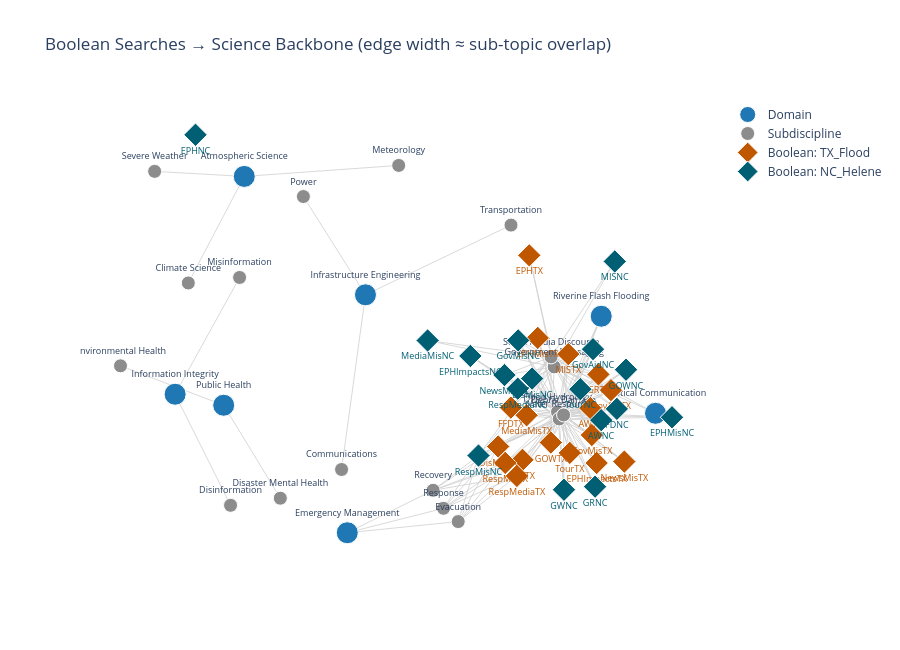

Notebook cell for this chart:
### Markdown cell above
### 5.2 Network visualization — domains, subdisciplines, and boolean searches

Nodes: science domains (blue), subdisciplines (gray), and boolean searches (colored by event). Edges connect each boolean search to the science backbone nodes its sub-topics map to, with edge width proportional to how many sub-topics land on that node. Hover to see details; the figure renders inline and is also saved to `OUTPUT_DIR` as an HTML file.

### Code cell
def _node_subs(node):
    """Extract subdisciplines list from a backbone node, handling either shape."""
    if not isinstance(node, dict):
        return ["General"]
    return node.get("subdisciplines") or node.get("subs") or ["General"]

def build_network(subtopics_df, backbone):
    G = nx.Graph()
    # Add backbone nodes
    for domain, node in backbone.items():
        G.add_node(domain, kind="domain")
        for sub in _node_subs(node):
            G.add_node(sub, kind="subdiscipline")
            G.add_edge(domain, sub, weight=1)
    # Add boolean-search nodes and connect to subdisciplines via sub-topic mappings
    for bs_name, grp in subtopics_df.groupby("boolean_search"):
        event = grp["event"].iloc[0]
        G.add_node(bs_name, kind="boolean", event=event)
        for _, row in grp.iterrows():
            for domain, sub, score in row["backbone_mapping"]:
                if sub in G:
                    w = G[bs_name].get(sub, {}).get("weight", 0) + score
                    G.add_edge(bs_name, sub, weight=w)
    return G

G = build_network(subtopics_df, SCIENCE_BACKBONE)
pos = nx.spring_layout(G, seed=42, k=0.8, iterations=100)

EVENT_COLORS = {"TX_Flood": "#BF5700", "NC_Helene": "#005f73", "LA_Fires": "#c1121f", "Multi": "#6a4c93"}
KIND_COLORS  = {"domain": "#1f77b4", "subdiscipline": "#8c8c8c"}

edge_x, edge_y = [], []
for u, v in G.edges():
    edge_x += [pos[u][0], pos[v][0], None]
    edge_y += [pos[u][1], pos[v][1], None]

traces = [go.Scatter(x=edge_x, y=edge_y, mode="lines",
                     line=dict(color="#d0d0d0", width=0.8), hoverinfo="none", showlegend=False)]

for kind in ["domain", "subdiscipline"]:
    nodes = [n for n, d in G.nodes(data=True) if d.get("kind") == kind]
    traces.append(go.Scatter(
        x=[pos[n][0] for n in nodes], y=[pos[n][1] for n in nodes], mode="markers+text",
        marker=dict(size=22 if kind=="domain" else 14, color=KIND_COLORS[kind], line=dict(color="white", width=1)),
        text=nodes, textposition="top center", textfont=dict(size=9),
        hoverinfo="text", name=kind.capitalize()))

for event, color in EVENT_COLORS.items():
    nodes = [n for n, d in G.nodes(data=True) if d.get("kind")=="boolean" and d.get("event")==event]
    if not nodes: continue
    traces.append(go.Scatter(
        x=[pos[n][0] for n in nodes], y=[pos[n][1] for n in nodes], mode="markers+text",
        marker=dict(size=18, color=color, symbol="diamond", line=dict(color="white", width=1)),
        text=nodes, textposition="bottom center", textfont=dict(size=9, color=color),
        hoverinfo="text", name=f"Boolean: {event}"))

fig_network = go.Figure(traces, layout=go.Layout(
    title="Boolean Searches → Science Backbone (edge width ≈ sub-topic overlap)",
    showlegend=True, hovermode="closest", height=650,
    xaxis=dict(showgrid=False, zeroline=False, showticklabels=False),
    yaxis=dict(showgrid=False, zeroline=False, showticklabels=False),
    plot_bgcolor="white"))
fig_network.write_html(str(OUTPUT_DIR / "network_boolean_backbone.html"), include_plotlyjs="cdn")
fig_network.show()
print(f"✓ Saved: {OUTPUT_DIR / 'network_boolean_backbone.html'}")

### Figure 1 — Plotly figure (JSON) as saved in the notebook; plotly's stock layout.template omitted (floating-point values rounded to 4 significant figures; data arrays with more than 128 entries replaced by an {"elided": "..."} marker saying what was removed)
{"data": [{"hoverinfo": "none", "line": {"color": "#d0d0d0", "width": 0.8}, "mode": "lines", "showlegend": false, "type": "scatter", "x": {"elided": "477 float values"}, "y": {"elided": "477 float values"}}, {"hoverinfo": "text", "marker": {"color": "#1f77b4", "line": {"color": "white", "width": 1}, "size": 22}, "mode": "markers+text", "name": "Domain", "text": ["Atmospheric Science", "Riverine Flash Flooding", "Emergency Management", "Public Health", "Infrastructure Engineering", "Political Communication", "Information Integrity"], "textfont": {"size": 9}, "textposition": "top center", "type": "scatter", "x": [-0.6515, 0.3539, -0.3613, -0.7094, -0.3101, 0.5068, -0.8461], "y": [0.588, 0.1896, -0.4272, -0.06397, 0.2506, -0.08696, -0.03255]}, {"hoverinfo": "text", "marker": {"color": "#8c8c8c", "line": {"color": "white", "width": 1}, "size": 14}, "mode": "markers+text", "name": "Subdiscipline", "text": ["Meteorology", "Climate Science", "Severe Weather", "Flood Hydrology", "Water Resources", "Debris Damage", "Response", "Evacuation", "Recovery", "Environmental Health", "Disaster Mental Health", "Power", "Transportation", "Communications", "Government Messaging", "Social Media Discourse", "Misinformation", "Disinformation"], "textfont": {"size": 9}, "textposition": "top center", "type": "scatter", "x": [-0.2165, -0.809, -0.9038, 0.2308, 0.2356, 0.2479, -0.09026, -0.04882, -0.1195, -1, -0.5499, -0.4849, 0.09979, -0.3774, 0.2215, 0.2127, -0.6646, -0.69], "y": [0.6193, 0.2844, 0.6024, -0.08275, -0.103, -0.0916, -0.3576, -0.3954, -0.3062, 0.04839, -0.3288, 0.5307, 0.4492, -0.247, 0.0454, 0.0737, 0.3001, -0.349]}, {"hoverinfo": "text", "marker": {"color": "#BF5700", "line": {"color": "white", "width": 1}, "size": 18, "symbol": "diamond"}, "mode": "markers+text", "name": "Boolean: TX_Flood", "text": ["AWTX", "DisMisTX", "EPHImpactsTX", "EPHMisTX", "EPHTX", "FFDTX", "GOWTX", "GRTX", "GWTX", "GovAidTX", "GovMisTX", "MISTX", "MediaMisTX", "NewsMisTX", "RespMediaTX", "RespMisTX", "TourTX"], "textfont": {"color": "#BF5700", "size": 9}, "textposition": "bottom center", "type": "scatter", "x": [0.3234, 0.06373, 0.341, 0.1752, 0.1512, 0.09941, 0.212, 0.3461, 0.1322, 0.3813, 0.3275, 0.2611, 0.1438, 0.419, 0.1163, 0.08347, 0.2654], "y": [-0.07221, -0.1815, -0.2284, 0.1279, 0.3631, -0.07069, -0.1701, 0.02397, -0.2195, -0.02092, -0.1488, 0.0818, -0.09262, -0.2245, -0.2653, -0.2282, -0.1998]}, {"hoverinfo": "text", "marker": {"color": "#005f73", "line": {"color": "white", "width": 1}, "size": 18, "symbol": "diamond"}, "mode": "markers+text", "name": "Boolean: NC_Helene", "text": ["AWNC", "DisMisNC", "EPHImpactsNC", "EPHMisNC", "EPHNC", "FDNC", "GOWNC", "GRNC", "GWNC", "GovAidNC", "GovMisNC", "MISNC", "MediaMisNC", "NewsMisNC", "RespMediaNC", "RespMisNC", "TourNC"], "textfont": {"color": "#005f73", "size": 9}, "textposition": "bottom center", "type": "scatter", "x": [0.3538, 0.1593, -0.01465, 0.5533, -0.7888, 0.398, 0.4237, 0.3367, 0.249, 0.3308, 0.1201, 0.3921, -0.135, 0.08148, 0.1188, 0.008255, 0.2952], "y": [-0.1063, 0.01211, 0.07649, -0.09819, 0.7067, -0.07434, 0.0373, -0.2959, -0.3047, 0.09586, 0.1209, 0.3458, 0.1206, 0.02205, -0.01661, -0.2073, -0.01823]}], "layout": {"height": 650, "hovermode": "closest", "plot_bgcolor": "white", "showlegend": true, "title": {"text": "Boolean Searches → Science Backbone (edge width ≈ sub-topic overlap)"}, "xaxis": {"showgrid": false, "showticklabels": false, "zeroline": false}, "yaxis": {"showgrid": false, "showticklabels": false, "zeroline": false}}}
